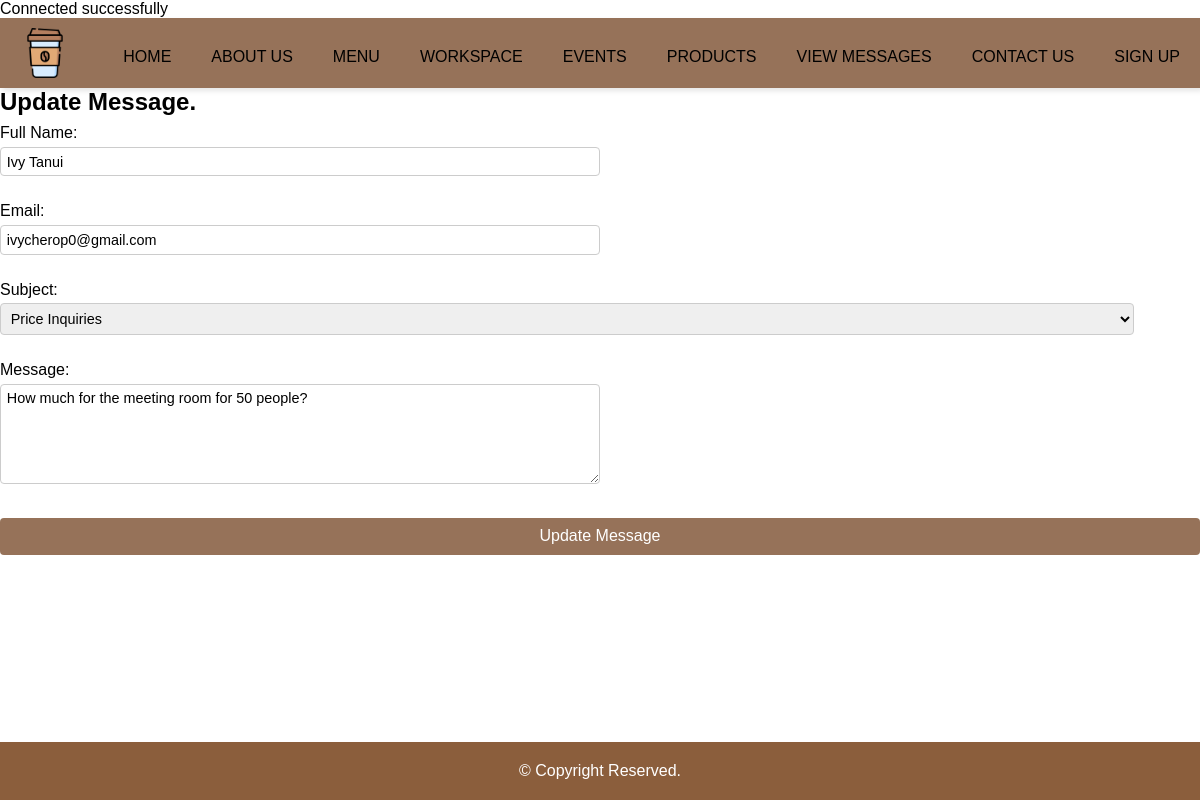
/edit_msg.php?messageID=1, run on the app's committed database.
### tables this page shows
CREATE TABLE `messages` (
  `messageID` bigint(10) NOT NULL,
  `sender_name` varchar(50) NOT NULL DEFAULT '',
  `sender_email` varchar(50) NOT NULL DEFAULT '',
  `subject_line` text DEFAULT NULL,
  `text_message` text DEFAULT NULL,
  `datecreated` datetime DEFAULT current_timestamp(),
  `dateupdated` datetime DEFAULT current_timestamp() ON UPDATE current_timestamp()
);

### edit_msg.php (the view, shortened to what this page needs)
<!DOCTYPE html>
<html lang="en">
<head>
    <link rel="stylesheet" href="css/main.css">
    <link rel="stylesheet" href="css/contact.css">
</head>
<body>
<?php
require_once("includes/db_connect.php");
include_once("template/nav.php");
if (isset($_GET["messageID"])) {
    $messageID = $_GET["messageID"];
    $spot_msg = "SELECT * FROM messages WHERE messageID = $messageID LIMIT 1";
    $spot_msg_res = $conn->query($spot_msg);
    if ($spot_msg_res && $spot_msg_res->num_rows > 0) {
        $spot_msg_row = $spot_msg_res->fetch_assoc();
    } else {
        echo "Message not found.";
        exit();
    }
} else {
    echo "No message ID provided.";
    exit();
}
?>
<section id="contact">
    <h1>Update Message.</h1>
    <form action="<?php echo htmlspecialchars($_SERVER["PHP_SELF"]) . "?messageID=" . $messageID; ?>" method="post">
        <label for="fullname">Full Name:</label>
        <input type="text" id="fullname" name="fullname" required value="<?php echo htmlspecialchars($spot_msg_row["sender_name"]); ?>"><br>
        <label for="email_address">Email:</label>
        <input type="email" id="email_address" name="email_address" required value="<?php echo htmlspecialchars($spot_msg_row["sender_email"]); ?>"><br>
        <label for="subject_line">Subject:</label>
        <select name="subject_line" id="sl" required>
            <option value="Price Inquiries" <?php if ($spot_msg_row["subject_line"] == "Price Inquiries") echo "selected"; ?>>Price Inquiries</option>
        </select><br>
        <label for="message">Message:</label>
        <textarea id="message" name="text_message" required><?php echo htmlspecialchars($spot_msg_row["text_message"]); ?></textarea><br>
        <button type="submit" name="update_message">Update Message</button>
    </form>
</section>
</body>
<?php include_once("template/footer.php"); ?>
</html>

### css/main.css (style rules this page uses)
* { padding: 0; margin: 0; box-sizing: border-box; font-family: Verdana, Geneva, Tahoma, sans-serif; }

### css/contact.css (style rules this page uses)
form { display: flex; flex-direction: column; }
form label { margin-top: 0.5em; margin-bottom: 0.3em; }
form input, form textarea { padding: 0.4em; font-size: 0.9em; border: 1px solid #ccc; border-radius: 4px; width: 50%; box-sizing: border-box; }
form textarea { resize: vertical; height: 100px; }
form select { padding: 0.4em; font-size: 0.9em; border: 1px solid #ccc; border-radius: 4px; width: 30cm; box-sizing: border-box; }
form select option { padding: 0.4em; }
button[type="submit"] { margin-top: 1em; padding: 0.6em; font-size: 1em; color: white; background-color: #967259; border: none; border-radius: 4px; cursor: pointer; }

### data on the page
messages: fullname "Ivy Tanui", email_address "ivycherop0@gmail.com", subject_line "Price Inquiries", text_message "How much for the meeting room for 50 people?"
